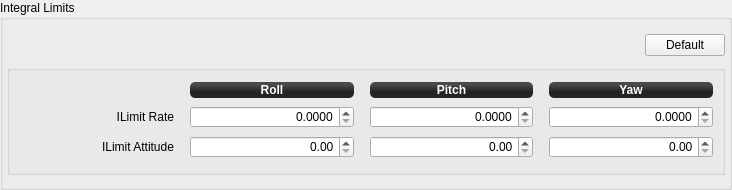
              <widget class="QGroupBox" name="groupBox_5">
               <property name="sizePolicy">
                <sizepolicy hsizetype="Preferred" vsizetype="Preferred">
                 <horstretch>0</horstretch>
                 <verstretch>0</verstretch>
                </sizepolicy>
               </property>
               <property name="minimumSize">
                <size>
                 <width>0</width>
                 <height>0</height>
                </size>
               </property>
               <property name="title">
                <string>Integral Limits</string>
               </property>
               <layout class="QGridLayout" name="gridLayout_9">
                <property name="leftMargin">
                 <number>4</number>
                </property>
                <property name="topMargin">
                 <number>12</number>
                </property>
                <property name="rightMargin">
                 <number>4</number>
                </property>
                <property name="bottomMargin">
                 <number>12</number>
                </property>
                <property name="horizontalSpacing">
                 <number>6</number>
                </property>
                <item row="2" column="0" colspan="2">
                 <widget class="QGroupBox" name="groupBox_10">
                  <property name="minimumSize">
                   <size>
                    <width>0</width>
                    <height>110</height>
                   </size>
                  </property>
                  <property name="title">
                   <string/>
                  </property>
                  <property name="flat">
                   <bool>false</bool>
                  </property>
                  <layout class="QGridLayout" name="gridLayout_8" columnstretch="0,0,0,0,0,0,0">
                   <property name="leftMargin">
                    <number>0</number>
                   </property>
                   <property name="topMargin">
                    <number>9</number>
                   </property>
                   <property name="rightMargin">
                    <number>9</number>
                   </property>
                   <property name="bottomMargin">
                    <number>9</number>
                   </property>
                   <item row="0" column="4">
                    <widget class="QLabel" name="label_36">
                     <property name="sizePolicy">
                      <sizepolicy hsizetype="Preferred" vsizetype="Fixed">
                       <horstretch>0</horstretch>
                       <verstretch>0</verstretch>
                      </sizepolicy>
                     </property>
                     <property name="minimumSize">
                      <size>
                       <width>0</width>
                       <height>16</height>
                      </size>
                     </property>
                     <property name="font">
                      <font>
                       <weight>75</weight>
                       <bold>true</bold>
                      </font>
                     </property>
                     <property name="autoFillBackground">
                      <bool>false</bool>
                     </property>
                     <property name="styleSheet">
                      <string notr="true">background-color: qlineargradient(spread:reflect, x1:0.507, y1:0, x2:0.507, y2:0.772, stop:0.208955 rgba(74, 74, 74, 255), stop:0.78607 rgba(36, 36, 36, 255));
color: rgb(255, 255, 255);
border-radius: 5;</string>
                     </property>
                     <property name="text">
                      <string>Pitch</string>
                     </property>
                     <property name="alignment">
                      <set>Qt::AlignCenter</set>
                     </property>
                    </widget>
                   </item>
                   <item row="1" column="6">
                    <widget class="QDoubleSpinBox" name="RateYawILimit">
                     <property name="sizePolicy">
                      <sizepolicy hsizetype="Preferred" vsizetype="Fixed">
                       <horstretch>0</horstretch>
                       <verstretch>0</verstretch>
                      </sizepolicy>
                     </property>
                     <property name="minimumSize">
                      <size>
                       <width>103</width>
                       <height>22</height>
                      </size>
                     </property>
                     <property name="maximumSize">
                      <size>
                       <width>16777215</width>
                       <height>22</height>
                      </size>
                     </property>
                     <property name="focusPolicy">
                      <enum>Qt::StrongFocus</enum>
                     </property>
                     <property name="toolTip">
                      <string/>
                     </property>
                     <property name="styleSheet">
                      <string notr="true"/>
                     </property>
                     <property name="alignment">
                      <set>Qt::AlignRight|Qt::AlignTrailing|Qt::AlignVCenter</set>
                     </property>
                     <property name="decimals">
                      <number>4</number>
                     </property>
                     <property name="maximum">
                      <double>1.000000000000000</double>
                     </property>
                     <property name="singleStep">
                      <double>0.001000000000000</double>
                     </property>
                     <property name="objrelation" stdset="0">
                      <stringlist>
                       <string>objname:StabilizationSettings</string>
                       <string>fieldname:YawRatePID</string>
                       <string>element:ILimit</string>
                       <string>haslimits:no</string>
                       <string>scale:1</string>
                       <string>buttongroup:13</string>
                      </stringlist>
                     </property>
                    </widget>
                   </item>
                   <item row="0" column="6">
                    <widget class="QLabel" name="label_45">
                     <property name="sizePolicy">
                      <sizepolicy hsizetype="Preferred" vsizetype="Fixed">
                       <horstretch>0</horstretch>
                       <verstretch>0</verstretch>
                      </sizepolicy>
                     </property>
                     <property name="minimumSize">
                      <size>
                       <width>0</width>
                       <height>16</height>
                      </size>
                     </property>
                     <property name="font">
                      <font>
                       <weight>75</weight>
                       <bold>true</bold>
                      </font>
                     </property>
                     <property name="autoFillBackground">
                      <bool>false</bool>
                     </property>
                     <property name="styleSheet">
                      <string notr="true">background-color: qlineargradient(spread:reflect, x1:0.507, y1:0, x2:0.507, y2:0.772, stop:0.208955 rgba(74, 74, 74, 255), stop:0.78607 rgba(36, 36, 36, 255));
color: rgb(255, 255, 255);
border-radius: 5;</string>
                     </property>
                     <property name="text">
                      <string>Yaw</string>
                     </property>
                     <property name="alignment">
                      <set>Qt::AlignCenter</set>
                     </property>
                    </widget>
                   </item>
                   <item row="2" column="6">
                    <widget class="QDoubleSpinBox" name="AttitudeYawILimit">
                     <property name="sizePolicy">
                      <sizepolicy hsizetype="Preferred" vsizetype="Fixed">
                       <horstretch>0</horstretch>
                       <verstretch>0</verstretch>
                      </sizepolicy>
                     </property>
                     <property name="minimumSize">
                      <size>
                       <width>0</width>
                       <height>22</height>
                      </size>
                     </property>
                     <property name="maximumSize">
                      <size>
                       <width>16777215</width>
                       <height>22</height>
                      </size>
                     </property>
                     <property name="focusPolicy">
                      <enum>Qt::StrongFocus</enum>
                     </property>
                     <property name="toolTip">
                      <string/>
                     </property>
                     <property name="styleSheet">
                      <string notr="true"/>
                     </property>
                     <property name="alignment">
                      <set>Qt::AlignRight|Qt::AlignTrailing|Qt::AlignVCenter</set>
                     </property>
                     <property name="decimals">
                      <number>2</number>
                     </property>
                     <property name="singleStep">
                      <double>0.100000000000000</double>
                     </property>
                     <property name="objrelation" stdset="0">
                      <stringlist>
                       <string>objname:StabilizationSettings</string>
                       <string>fieldname:YawPI</string>
                       <string>element:ILimit</string>
                       <string>haslimits:no</string>
                       <string>scale:1</string>
                       <string>buttongroup:13</string>
                      </stringlist>
                     </property>
                    </widget>
                   </item>
                   <item row="1" column="0">
                    <widget class="QLabel" name="label_23">
                     <property name="sizePolicy">
                      <sizepolicy hsizetype="Preferred" vsizetype="Fixed">
                       <horstretch>0</horstretch>
                       <verstretch>0</verstretch>
                      </sizepolicy>
                     </property>
                     <property name="minimumSize">
                      <size>
                       <width>69</width>
                       <height>16</height>
                      </size>
                     </property>
                     <property name="maximumSize">
                      <size>
                       <width>16777215</width>
                       <height>16777215</height>
                      </size>
                     </property>
                     <property name="styleSheet">
                      <string notr="true"/>
                     </property>
                     <property name="text">
                      <string>ILimit Rate</string>
                     </property>
                     <property name="alignment">
                      <set>Qt::AlignRight|Qt::AlignTrailing|Qt::AlignVCenter</set>
                     </property>
                    </widget>
                   </item>
                   <item row="2" column="2">
                    <widget class="QDoubleSpinBox" name="AttitudeRollILimit">
                     <property name="sizePolicy">
                      <sizepolicy hsizetype="Preferred" vsizetype="Fixed">
                       <horstretch>0</horstretch>
                       <verstretch>0</verstretch>
                      </sizepolicy>
                     </property>
                     <property name="minimumSize">
                      <size>
                       <width>0</width>
                       <height>22</height>
                      </size>
                     </property>
                     <property name="maximumSize">
                      <size>
                       <width>16777215</width>
                       <height>22</height>
                      </size>
                     </property>
                     <property name="focusPolicy">
                      <enum>Qt::StrongFocus</enum>
                     </property>
                     <property name="toolTip">
                      <string/>
                     </property>
                     <property name="styleSheet">
                      <string notr="true"/>
                     </property>
                     <property name="alignment">
                      <set>Qt::AlignRight|Qt::AlignTrailing|Qt::AlignVCenter</set>
                     </property>
                     <property name="decimals">
                      <number>2</number>
                     </property>
                     <property name="singleStep">
                      <double>0.100000000000000</double>
                     </property>
                     <property name="objrelation" stdset="0">
                      <stringlist>
                       <string>objname:StabilizationSettings</string>
                       <string>fieldname:RollPI</string>
                       <string>element:ILimit</string>
                       <string>haslimits:no</string>
                       <string>scale:1</string>
                       <string>buttongroup:13</string>
                      </stringlist>
                     </property>
                    </widget>
                   </item>
                   <item row="2" column="0">
                    <widget class="QLabel" name="label_21">
                     <property name="sizePolicy">
                      <sizepolicy hsizetype="Preferred" vsizetype="Fixed">
                       <horstretch>0</horstretch>
                       <verstretch>0</verstretch>
                      </sizepolicy>
                     </property>
                     <property name="minimumSize">
                      <size>
                       <width>69</width>
                       <height>16</height>
                      </size>
                     </property>
                     <property name="maximumSize">
                      <size>
                       <width>16777215</width>
                       <height>16777215</height>
                      </size>
                     </property>
                     <property name="styleSheet">
                      <string notr="true"/>
                     </property>
                     <property name="text">
                      <string>ILimit Attitude</string>
                     </property>
                     <property name="alignment">
                      <set>Qt::AlignRight|Qt::AlignTrailing|Qt::AlignVCenter</set>
                     </property>
                    </widget>
                   </item>
                   <item row="2" column="4">
                    <widget class="QDoubleSpinBox" name="AttitudePitchILimit">
                     <property name="sizePolicy">
                      <sizepolicy hsizetype="Preferred" vsizetype="Fixed">
                       <horstretch>0</horstretch>
                       <verstretch>0</verstretch>
                      </sizepolicy>
                     </property>
                     <property name="minimumSize">
                      <size>
                       <width>0</width>
                       <height>22</height>
                      </size>
                     </property>
                     <property name="maximumSize">
                      <size>
                       <width>16777215</width>
                       <height>22</height>
                      </size>
                     </property>
                     <property name="focusPolicy">
                      <enum>Qt::StrongFocus</enum>
                     </property>
                     <property name="styleSheet">
                      <string notr="true"/>
                     </property>
                     <property name="alignment">
                      <set>Qt::AlignRight|Qt::AlignTrailing|Qt::AlignVCenter</set>
                     </property>
                     <property name="decimals">
                      <number>2</number>
                     </property>
                     <property name="singleStep">
                      <double>0.100000000000000</double>
                     </property>
                     <property name="objrelation" stdset="0">
                      <stringlist>
                       <string>objname:StabilizationSettings</string>
                       <string>fieldname:PitchPI</string>
                       <string>element:ILimit</string>
                       <string>haslimits:no</string>
                       <string>scale:1</string>
                       <string>buttongroup:13</string>
                      </stringlist>
                     </property>
                    </widget>
                   </item>
                   <item row="0" column="0">
                    <spacer name="horizontalSpacer_38">
                     <property name="orientation">
                      <enum>Qt::Horizontal</enum>
                     </property>
                     <property name="sizeType">
                      <enum>QSizePolicy::Fixed</enum>
                     </property>
                     <property name="sizeHint" stdset="0">
                      <size>
                       <width>150</width>
                       <height>16</height>
                      </size>
                     </property>
                    </spacer>
                   </item>
                   <item row="1" column="4">
                    <widget class="QDoubleSpinBox" name="RatePitchILimit">
                     <property name="sizePolicy">
                      <sizepolicy hsizetype="Preferred" vsizetype="Fixed">
                       <horstretch>0</horstretch>
                       <verstretch>0</verstretch>
                      </sizepolicy>
                     </property>
                     <property name="minimumSize">
                      <size>
                       <width>103</width>
                       <height>22</height>
                      </size>
                     </property>
                     <property name="maximumSize">
                      <size>
                       <width>16777215</width>
                       <height>22</height>
                      </size>
                     </property>
                     <property name="focusPolicy">
                      <enum>Qt::StrongFocus</enum>
                     </property>
                     <property name="styleSheet">
                      <string notr="true"/>
                     </property>
                     <property name="alignment">
                      <set>Qt::AlignRight|Qt::AlignTrailing|Qt::AlignVCenter</set>
                     </property>
                     <property name="decimals">
                      <number>4</number>
                     </property>
                     <property name="maximum">
                      <double>1.000000000000000</double>
                     </property>
                     <property name="singleStep">
                      <double>0.001000000000000</double>
                     </property>
                     <property name="objrelation" stdset="0">
                      <stringlist>
                       <string>objname:StabilizationSettings</string>
                       <string>fieldname:PitchRatePID</string>
                       <string>element:ILimit</string>
                       <string>haslimits:no</string>
                       <string>scale:1</string>
                       <string>buttongroup:13</string>
                      </stringlist>
                     </property>
                    </widget>
                   </item>
                   <item row="1" column="2">
                    <widget class="QDoubleSpinBox" name="RateRollILimit">
                     <property name="sizePolicy">
                      <sizepolicy hsizetype="Preferred" vsizetype="Fixed">
                       <horstretch>0</horstretch>
                       <verstretch>0</verstretch>
                      </sizepolicy>
                     </property>
                     <property name="minimumSize">
                      <size>
                       <width>103</width>
                       <height>22</height>
                      </size>
                     </property>
                     <property name="maximumSize">
                      <size>
                       <width>16777215</width>
                       <height>22</height>
                      </size>
                     </property>
                     <property name="focusPolicy">
                      <enum>Qt::StrongFocus</enum>
                     </property>
                     <property name="toolTip">
                      <string/>
                     </property>
                     <property name="styleSheet">
                      <string notr="true"/>
                     </property>
                     <property name="alignment">
                      <set>Qt::AlignRight|Qt::AlignTrailing|Qt::AlignVCenter</set>
                     </property>
                     <property name="decimals">
                      <number>4</number>
                     </property>
                     <property name="maximum">
                      <double>1.000000000000000</double>
                     </property>
                     <property name="singleStep">
                      <double>0.001000000000000</double>
                     </property>
                     <property name="objrelation" stdset="0">
                      <stringlist>
                       <string>objname:StabilizationSettings</string>
                       <string>fieldname:RollRatePID</string>
                       <string>element:ILimit</string>
                       <string>haslimits:no</string>
                       <string>scale:1</string>
                       <string>buttongroup:13</string>
                      </stringlist>
                     </property>
                    </widget>
                   </item>
                   <item row="0" column="2">
                    <widget class="QLabel" name="label_35">
                     <property name="sizePolicy">
                      <sizepolicy hsizetype="Preferred" vsizetype="Fixed">
                       <horstretch>0</horstretch>
                       <verstretch>0</verstretch>
                      </sizepolicy>
                     </property>
                     <property name="minimumSize">
                      <size>
                       <width>0</width>
                       <height>16</height>
                      </size>
                     </property>
                     <property name="font">
                      <font>
                       <weight>75</weight>
                       <bold>true</bold>
                      </font>
                     </property>
                     <property name="autoFillBackground">
                      <bool>false</bool>
                     </property>
                     <property name="styleSheet">
                      <string notr="true">background-color: qlineargradient(spread:reflect, x1:0.507, y1:0, x2:0.507, y2:0.772, stop:0.208955 rgba(74, 74, 74, 255), stop:0.78607 rgba(36, 36, 36, 255));
color: rgb(255, 255, 255);
border-radius: 5;</string>
                     </property>
                     <property name="text">
                      <string>Roll</string>
                     </property>
                     <property name="alignment">
                      <set>Qt::AlignCenter</set>
                     </property>
                    </widget>
                   </item>
                   <item row="1" column="1">
                    <spacer name="horizontalSpacer_22">
                     <property name="orientation">
                      <enum>Qt::Horizontal</enum>
                     </property>
                     <property name="sizeType">
                      <enum>QSizePolicy::Fixed</enum>
                     </property>
                     <property name="sizeHint" stdset="0">
                      <size>
                       <width>10</width>
                       <height>10</height>
                      </size>
                     </property>
                    </spacer>
                   </item>
                   <item row="1" column="3">
                    <spacer name="horizontalSpacer_33">
                     <property name="orientation">
                      <enum>Qt::Horizontal</enum>
                     </property>
                     <property name="sizeType">
                      <enum>QSizePolicy::Fixed</enum>
                     </property>
                     <property name="sizeHint" stdset="0">
                      <size>
                       <width>10</width>
                       <height>10</height>
                      </size>
                     </property>
                    </spacer>
                   </item>
                   <item row="1" column="5">
                    <spacer name="horizontalSpacer_54">
                     <property name="orientation">
                      <enum>Qt::Horizontal</enum>
                     </property>
                     <property name="sizeType">
                      <enum>QSizePolicy::Fixed</enum>
                     </property>
                     <property name="sizeHint" stdset="0">
                      <size>
                       <width>10</width>
                       <height>10</height>
                      </size>
                     </property>
                    </spacer>
                   </item>
                  </layout>
                 </widget>
                </item>
                <item row="0" column="0">
                 <spacer name="horizontalSpacer_36">
                  <property name="orientation">
                   <enum>Qt::Horizontal</enum>
                  </property>
                  <property name="sizeType">
                   <enum>QSizePolicy::Preferred</enum>
                  </property>
                  <property name="sizeHint" stdset="0">
                   <size>
                    <width>632</width>
                    <height>27</height>
                   </size>
                  </property>
                 </spacer>
                </item>
                <item row="0" column="1">
                 <widget class="QPushButton" name="pushButton_9">
                  <property name="sizePolicy">
                   <sizepolicy hsizetype="Fixed" vsizetype="Fixed">
                    <horstretch>0</horstretch>
                    <verstretch>0</verstretch>
                   </sizepolicy>
                  </property>
                  <property name="minimumSize">
                   <size>
                    <width>0</width>
                    <height>0</height>
                   </size>
                  </property>
                  <property name="maximumSize">
                   <size>
                    <width>16777215</width>
                    <height>16777215</height>
                   </size>
                  </property>
                  <property name="toolTip">
                   <string>Reset all values to GCS defaults</string>
                  </property>
                  <property name="styleSheet">
                   <string notr="true"/>
                  </property>
                  <property name="text">
                   <string>Default</string>
                  </property>
                  <property name="objrelation" stdset="0">
                   <stringlist>
                    <string>objname:StabilizationSettings</string>
                    <string>button:default</string>
                    <string>buttongroup:13</string>
                   </stringlist>
                  </property>
                 </widget>
                </item>
               </layout>
              </widget>
